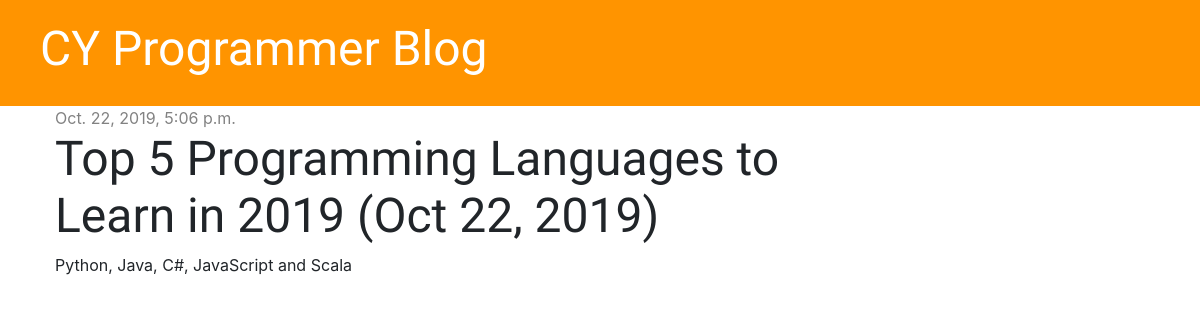
Screenshot of /post/2 with the database file from the repository.
### blog/models.py (models this page shows, shortened)
class Post(models.Model):
    author = models.ForeignKey('auth.User', on_delete=models.CASCADE)
    title = models.CharField(max_length=200)
    text = models.TextField()
    created_date = models.DateTimeField(default=timezone.now)
    published_date = models.DateTimeField(blank=True, null=True)

### blog/views.py (the view)
# urls.py: path('post/<int:pk>', views.post_detail, name='post_detail'),
def post_detail(request, pk):
    post = get_object_or_404(Post, pk=pk)
    stuff_for_frontend = {'post': post}
    return render(request, 'blog/post_detail.html', stuff_for_frontend)

### blog/templates/blog/post_detail.html (shortened to what this page needs)
{% extends 'blog/base.html' %}
{% block content %}
    <div class="post">
        {% if post.published_date %}
            <div class="date">
                {{ post.published_date }}
            </div>
        {% endif %}
        <h1>{{ post.title }}</h1>
        <p>{{ post.text|linebreaksbr }}</p>
    </div>
{% endblock %}

### blog/static/css/blog.css (style rules this page uses)
h1, h2, h3, h4 { font-family: 'Tangerine', 'Inconsolata', 'Droid Sans', serif; font-size: 48px; }
.date { color: #828282; }
.post { margin-bottom: 70px; }

### rows the page displays
Post: published_date "Oct. 22, 2019, 5:06 p.m.", title "Top 5 Programming Languages to Learn in 2019 (Oct 22, 2019)", text "Python, Java, C#, JavaScript and Scala"
